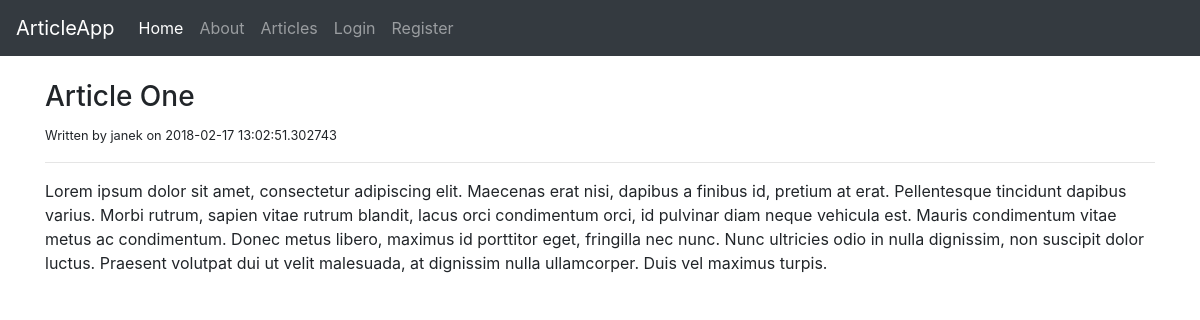
The app's page /article/1 with its own data.
### models.py (models this page shows, shortened)
class Articles(db.Model):
    __tablename__ = 'articles'
    id = db.Column(db.Integer, primary_key=True)
    title = db.Column(db.String(80), nullable=False)
    content = db.Column(db.Text()) #w przypadku długiego tekstu, string zajmuje zawsze miejsce w tabeli, text nie zajmuje miejsa w samej tabeli
    author = db.Column(db.String(30), nullable=False)
    created = db.Column(db.DateTime(), nullable=False, default=datetime.utcnow)

### views.py (the view)
@blog.route('/article/<int:id>')
def article(id):
    one_article = Articles.query.get(id)
    return render_template('article.html', one_article=one_article)

### templates/article.html
{% extends 'layout.html' %}
{% block body %}
<br>
    <h3>{{one_article.title}}</h3>
<small>Written by {{one_article.author}} on {{one_article.created}}</small>
<hr>
<div>
    {{one_article.content | safe}}
</div>
{% endblock %}

### records on screen
Articles: title "Article One", author "janek", created "2018-02-17 13:02:51.302743", content "Lorem ipsum dolor sit amet, consectetur adipiscing elit. Maecenas erat nisi, dapibus a finibus id, pretium at erat. Pellentesque tincidunt dapibus varius. Morbi rutrum, sapien vitae rutrum blandit, lacus orci condimentum orci, id pulvinar diam neque vehicula est. Mauris condimentum vitae metus ac condimentum. Donec metus libero, maximus id porttitor eget, fringilla nec nunc. Nunc ultricies odio in nulla dignissim, non suscipit dolor luctus. Praesent volutpat dui ut velit malesuada, at dignissim nulla ullamcorper. Duis vel maximus turpis."
